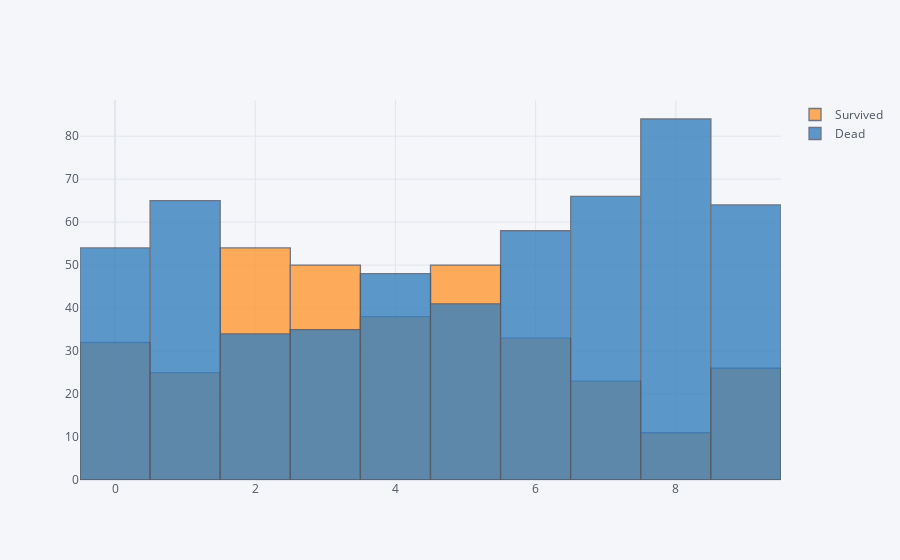

The code cell stored with this chart in its notebook:
### Code cell
import chart_studio.plotly as py
import cufflinks as cf
cf.go_offline(connected=True)
train = df[:ntrain]
survived = train[train['Survived'] == 1]['Ticket_Num_Cut'] 
dead = train[train['Survived'] == 0]['Ticket_Num_Cut']
df_temp1 = pd.concat([survived, dead], axis=1, keys=['Survived', 'Dead'])
df_temp1.iplot(kind='histogram')

### Figure 1 — Plotly figure (JSON) as saved in the notebook; plotly's stock layout.template omitted (floating-point values rounded to 4 significant figures; data arrays with more than 128 entries replaced by an {"elided": "..."} marker saying what was removed)
{"data": [{"histfunc": "count", "histnorm": "", "marker": {"color": "rgba(255, 153, 51, 1.0)", "line": {"color": "#4D5663", "width": 1.3}}, "name": "Survived", "opacity": 0.8, "orientation": "v", "type": "histogram", "x": {"elided": "891 int values"}}, {"histfunc": "count", "histnorm": "", "marker": {"color": "rgba(55, 128, 191, 1.0)", "line": {"color": "#4D5663", "width": 1.3}}, "name": "Dead", "opacity": 0.8, "orientation": "v", "type": "histogram", "x": {"elided": "891 int values"}}], "layout": {"barmode": "overlay", "legend": {"bgcolor": "#F5F6F9", "font": {"color": "#4D5663"}}, "paper_bgcolor": "#F5F6F9", "plot_bgcolor": "#F5F6F9", "title": {"font": {"color": "#4D5663"}}, "xaxis": {"gridcolor": "#E1E5ED", "showgrid": true, "tickfont": {"color": "#4D5663"}, "title": {"font": {"color": "#4D5663"}, "text": ""}, "zerolinecolor": "#E1E5ED"}, "yaxis": {"gridcolor": "#E1E5ED", "showgrid": true, "tickfont": {"color": "#4D5663"}, "title": {"font": {"color": "#4D5663"}, "text": ""}, "zerolinecolor": "#E1E5ED"}}}
